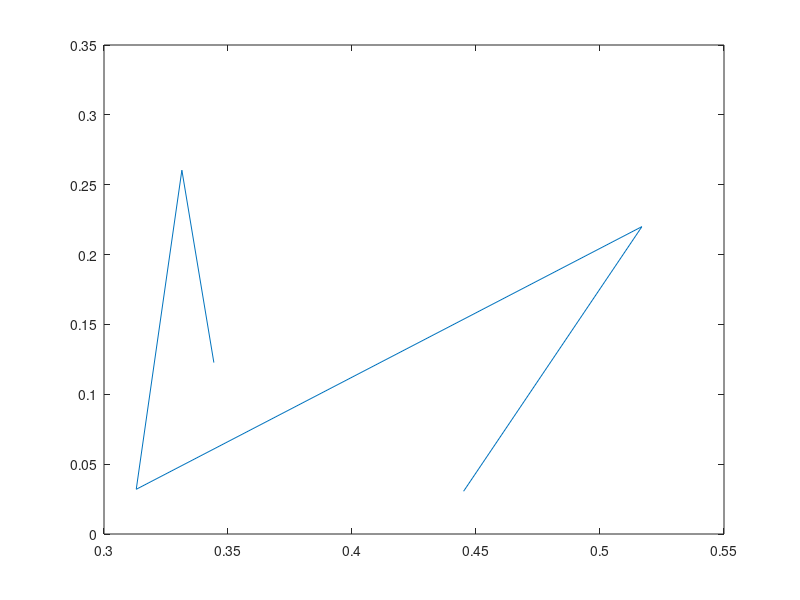

MATLAB code to generate this figure:
% RGBOtsu HSV Lab HSV&RGB RGBManual
Recall=[0.4450 0.5169 0.313 0.3314 0.3443];
Precision=[0.0306 0.22 0.032 0.2604 0.1227];

plot(Recall, Precision),'scatter';

Dist = zeros(5,1);

for i=1:5
Dist(i) = sqrt((1-Recall(i))^2+(1-Precision(i)^2));
end